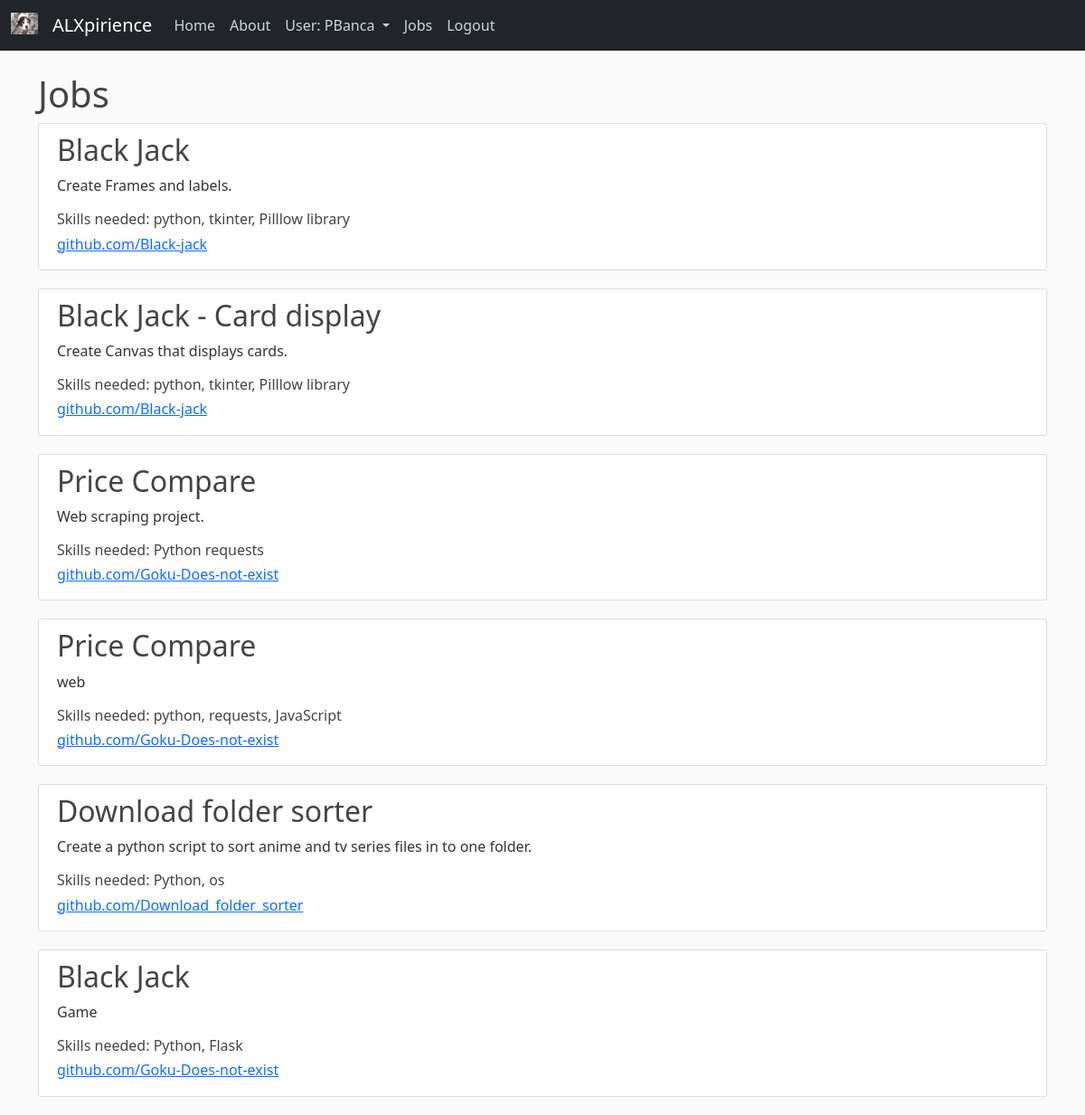
Screenshot of /home (signed in) with the database file from the repository.
### expirience/data_base.py (models this page shows, shortened)
class User(db.Model, UserMixin):
    id = db.Column(db.Integer, primary_key=True, autoincrement=True)
    username = db.Column(db.String(20), unique=True, nullable=False)
    email = db.Column(db.String(120), unique=True, nullable=False)
    git_hub = db.Column(db.String(120), nullable=False)
    country = db.Column(db.String(40), nullable=False)
    password = db.Column(db.String(60), nullable=False)
    image_file = db.Column(db.String(20), nullable=False, default='default.jpg')
    skills = db.relationship('Skills', backref='author', lazy=True)
    projects = db.relationship('Projects', backref='author', lazy=True)

class Projects(db.Model):
    id = db.Column(db.Integer, primary_key=True, autoincrement=True)
    project_name = db.Column(db.String(100), nullable=False)
    project_description = db.Column(db.Text, nullable=False)
    project_link = db.Column(db.String(120), nullable=False)
    skills_required = db.Column(db.String(120), nullable=False)
    project_status = db.Column(db.String(20), nullable=False, default='pending')
    user_id = db.Column(db.Integer, db.ForeignKey('user.id'), nullable=False)

### expirience/routes.py (the view)
@app.route('/')
@app.route('/home')
def home():
    jobs = Projects.query.all()
    return render_template('home.html', title="Home", jobs=jobs)

### expirience/data_base.py (called while the page is built)
@loginManager.user_loader
def get_user(user_id):
    return User.query.get(int(user_id))

### expirience/templates/home.html (shortened to what this page needs)
<!DOCTYPE html>
<html lang="en">
<head>
    <link href="https://cdn.jsdelivr.net/npm/bootstrap@5.0.2/dist/css/bootstrap.min.css" rel="stylesheet">
    <link rel="stylesheet" type="text/css" href="{{ url_for('static', filename='main.css') }}">
</head>
<body>
    <header class="site-header">
        <nav class="navbar navbar-expand-md navbar-dark bg-dark fixed-top">
          <div class="container-fluid">
            <a class="navbar-brand" href="{{ url_for('home') }}">
              <img src="static/images/large.ico" alt="" width="30" height="24" class="d-inline-block align-text-top">
            </a>
            <a class="navbar-brand mr-4" href="/">ALXpirience</a>
            <div class="collapse navbar-collapse" id="navbarToggle">
              <div class="navbar-nav mr-auto">
                <a class="nav-item nav-link" href="{{ url_for('home') }}">Home</a>
                <a class="nav-item nav-link" href="/about">About</a>
              </div>
              <div class="navbar-nav">
                {% if current_user.is_authenticated %}
                  <a class="nav-link dropdown-toggle" href="#" id="navbarDropdown" role="button" data-bs-toggle="dropdown" aria-expanded="false">
                    User: {{ current_user.username }}
                  </a>
                    <a class="nav-item nav-link" href="{{ url_for('get_job') }}">Jobs</a>
                    <a class="nav-item nav-link" href="{{ url_for('logout') }}">Logout</a>
                {% else %}
                  <a class="nav-item nav-link" href="{{ url_for('login') }}">Login</a>
                  <a class="nav-item nav-link" href="{{ url_for('register') }}">Register</a>
                {% endif %}
              </div>
            </div>
          </div>
        </nav>
    </header>
    <main role="main" class="container">
      <h1>Jobs</h1>
      {% for job in jobs %}
      <article class="media content-section">
        <div class="media-body">
            <h2 class="article-title" href="#">{{ job.project_name }}</h2>
            <p class="article-content">{{ job.project_description }}</p>
            <h6 href="#">Skills needed: {{ job.skills_required }}</h6>
            <h6><a href="https://{{ job.project_link }}" target="_blank">{{ job.project_link }}</a></h6>
        </div>
      </article>
      {% endfor %}
    </main>
</body>
</html>

### expirience/static/main.css (style rules this page uses)
body { background: #fafafa; color: #333333; margin-top: 5rem; }
h1, h2, h3, h4, h5, h6 { color: #444444; }
.site-header .navbar-nav .nav-link { color: #cbd5db; }
.content-section { background: #ffffff; padding: 10px 20px; border: 1px solid #dddddd; border-radius: 3px; margin-bottom: 20px; }
.article-title { color: #444444; }
.article-content { white-space: pre-line; }

### rows the page displays
User: username "PBanca"
Projects: project_name "Black Jack", project_description "Create Frames and labels.", skills_required "python, tkinter, Pilllow library", project_link "github.com/Black-jack"
Projects: project_name "Black Jack - Card display", project_description "Create Canvas that displays cards.", skills_required "python, tkinter, Pilllow library", project_link "github.com/Black-jack"
Projects: project_name "Price Compare", project_description "Web scraping project.", skills_required "Python requests", project_link "github.com/Goku-Does-not-exist"
Projects: project_name "Price Compare", project_description "web", skills_required "python, requests, JavaScript", project_link "github.com/Goku-Does-not-exist"
Projects: project_name "Download folder sorter", project_description "Create a python script to sort anime and tv series files in to one folder.", skills_required "Python, os", project_link "github.com/Download_folder_sorter"
Projects: project_name "Black Jack", project_description "Game", skills_required "Python, Flask", project_link "github.com/Goku-Does-not-exist"
